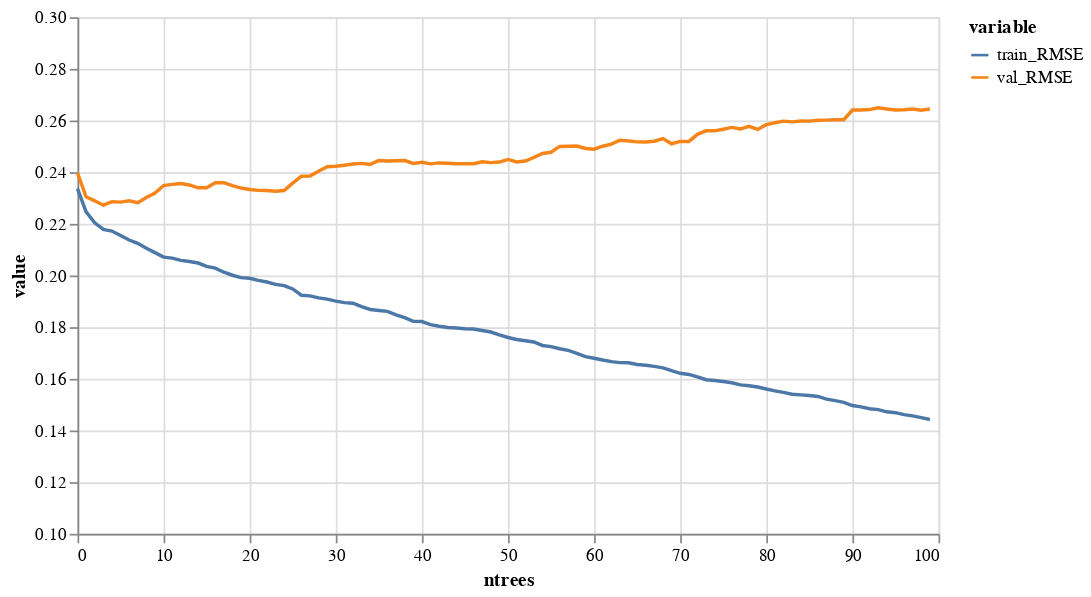

Notebook cell for this chart:
### Code cell
source = pd.DataFrame({"train_RMSE":train_RMSEs,"val_RMSE":val_RMSEs, "ntrees":np.arange(len(val_RMSEs))}).melt(id_vars=['ntrees'])

alt.Chart(source).mark_line().encode(
    y = alt.Y("value:Q", scale=alt.Scale(domain=[0.1, 0.3])),
    x = 'ntrees',
    color='variable'
).properties(width=500)

### Figure 1 — Vega-Lite specification as saved in the notebook (floating-point values rounded to 4 significant figures; data arrays with more than 128 entries replaced by an {"elided": "..."} marker saying what was removed)
{"config": {"view": {"continuousWidth": 300, "continuousHeight": 300}}, "data": {"name": "data-b04b61307e60bade98a7aad5b7590147"}, "mark": {"type": "line"}, "encoding": {"color": {"field": "variable", "type": "nominal"}, "x": {"field": "ntrees", "type": "quantitative"}, "y": {"field": "value", "scale": {"domain": [0.1, 0.3]}, "type": "quantitative"}}, "width": 500, "$schema": "https://vega.github.io/schema/vega-lite/v5.8.0.json", "datasets": {"data-b04b61307e60bade98a7aad5b7590147": {"elided": "200 records"}}}
